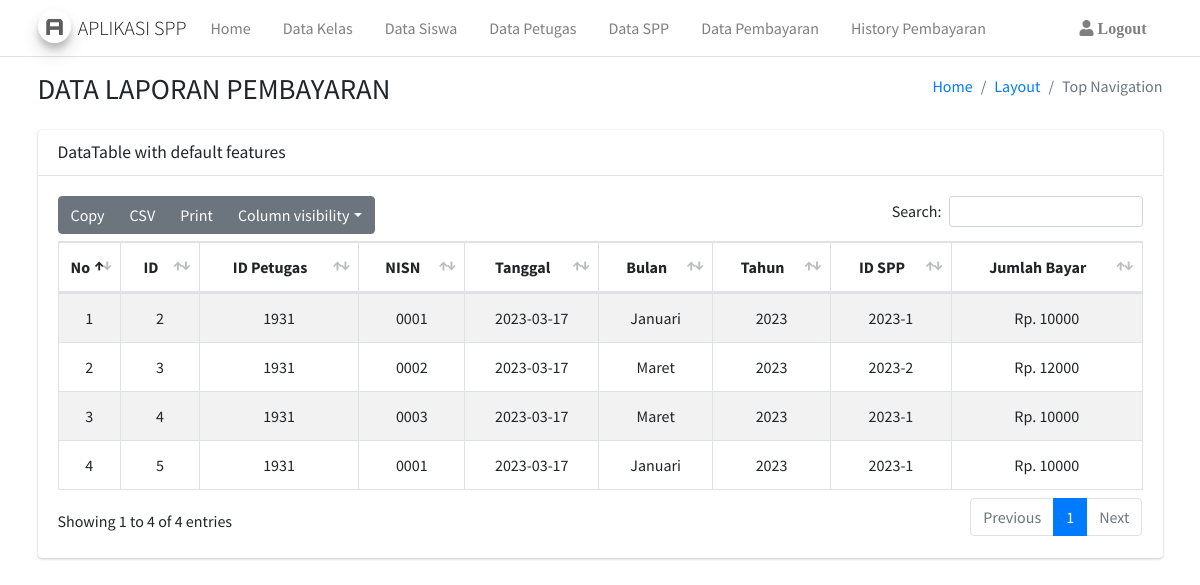
Page /admin/history.php (signed in) on the committed database.
### tables this page shows
CREATE TABLE `pembayaran` (
  `id_pembayaran` int(11) NOT NULL,
  `id_petugas` int(11) NOT NULL,
  `nisn` varchar(10) NOT NULL,
  `tgl_bayar` date NOT NULL,
  `bulan_dibayar` varchar(8) NOT NULL,
  `tahun_dibayar` varchar(4) NOT NULL,
  `id_spp` varchar(11) NOT NULL,
  `jumlah_bayar` int(11) NOT NULL
);

### admin/history.php (the view, shortened to what this page needs)
<?php
include "../koneksi.php";
?>
<!DOCTYPE html>
<html lang="en">
<head>
    <?php
    include '../layout/header.php';
    include '../layout/navbar.php';
    ?>
    <link rel="stylesheet" href="../assets/plugins/fontawesome-free/css/all.min.css">
    <link rel="stylesheet" href="../assets/plugins/datatables-bs4/css/dataTables.bootstrap4.min.css">
    <link rel="stylesheet" href="../assets/plugins/datatables-responsive/css/responsive.bootstrap4.min.css">
    <link rel="stylesheet" href="../assets/plugins/datatables-buttons/css/buttons.bootstrap4.min.css">
    <link rel="stylesheet" href="../assets/dist/css/adminlte.min.css">
</head>
<body class="container">
    <div class="wrapper">
        <section class="content">
            <div class="content-header">
                <div class="container">
                    <div class="row mb-2">
                        <div class="col-sm-6">
                            <h1 class="m-0"> DATA LAPORAN PEMBAYARAN </h1>
                        </div>
                        <div class="col-sm-6">
                            <ol class="breadcrumb float-sm-right">
                                <li class="breadcrumb-item"><a href="#">Home</a></li>
                                <li class="breadcrumb-item"><a href="#">Layout</a></li>
                                <li class="breadcrumb-item active">Top Navigation</li>
                            </ol>
                        </div>
                    </div>
                </div>
            </div>
            <div class="container">
                <div class="row">
                    <div class="col-12">
                        <div class="card">
                            <div class="card-header">
                                <h3 class="card-title">DataTable with default features</h3>
                            </div>
                            <div class="card-body">
                                <table id="example1" class="table table-bordered table-striped">
                                    <thead>
                                        <tr class="text-center">
                                            <th style="width: 10px">No</th>
                                            <th>ID</th>
                                            <th>ID Petugas</th>
                                            <th>NISN</th>
                                            <th>Tanggal</th>
                                            <th>Bulan</th>
                                            <th>Tahun</th>
                                            <th>ID SPP</th>
                                            <th>Jumlah Bayar</th>
                                        </tr>
                                    </thead>
                                    <tbody class="text-center">
                                        <?php
                                        $queryBayar = "SELECT * FROM pembayaran";
                                        $dataBayar = mysqli_query($con, $queryBayar);
                                        $no = 0;
                                        while ($res = mysqli_fetch_array($dataBayar)) {
                                            $no++;
                                        ?>
                                            <tr>
                                                <td><?= $no ?></td>
                                                <td><?= $res["id_pembayaran"] ?></td>
                                                <td><?= $res["id_petugas"] ?></td>
                                                <td><?= $res["nisn"] ?></td>
                                                <td><?= $res["tgl_bayar"] ?></td>
                                                <td><?= $res["bulan_dibayar"] ?></td>
                                                <td><?= $res["tahun_dibayar"] ?></td>
                                                <td><?= $res["id_spp"] ?></td>
                                                <td>Rp. <?= $res["jumlah_bayar"] ?></td>
                                            </tr>
                                        <?php } ?>
                                    </tbody>
                                </table>
                            </div>
                        </div>
                    </div>
                </div>
            </div>
        </section>
    </div>
</body>
</html>

### rows in the picture
pembayaran: id_pembayaran "2", id_petugas "1931", nisn "0001", tgl_bayar "2023-03-17", bulan_dibayar "Januari", tahun_dibayar "2023", id_spp "2023-1", jumlah_bayar "10000"
pembayaran: id_pembayaran "3", id_petugas "1931", nisn "0002", tgl_bayar "2023-03-17", bulan_dibayar "Maret", tahun_dibayar "2023", id_spp "2023-2", jumlah_bayar "12000"
pembayaran: id_pembayaran "4", id_petugas "1931", nisn "0003", tgl_bayar "2023-03-17", bulan_dibayar "Maret", tahun_dibayar "2023", id_spp "2023-1", jumlah_bayar "10000"
pembayaran: id_pembayaran "5", id_petugas "1931", nisn "0001", tgl_bayar "2023-03-17", bulan_dibayar "Januari", tahun_dibayar "2023", id_spp "2023-1", jumlah_bayar "10000"
